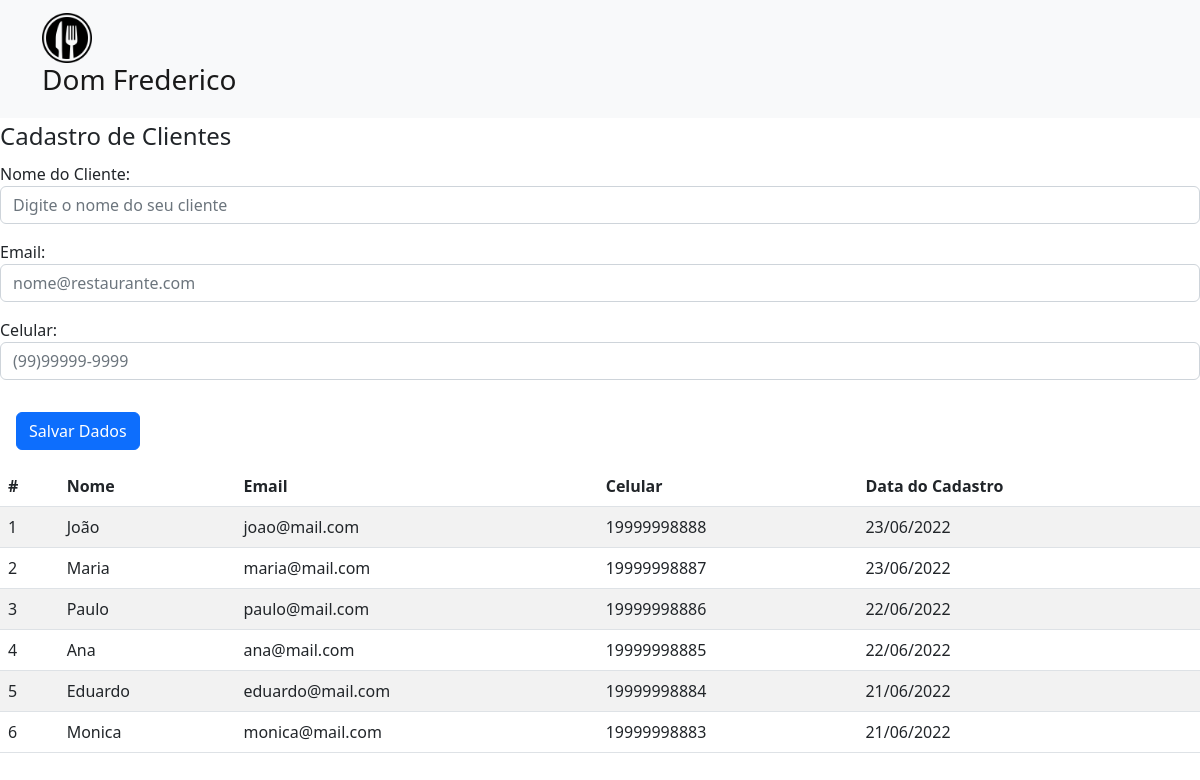
The app's page /cadastrocliente.php with its own data.
### tables this page shows
CREATE TABLE `clientes` (
  `id` int(11) NOT NULL,
  `nome` varchar(30) NOT NULL,
  `email` varchar(50) DEFAULT NULL,
  `celular` varchar(14) DEFAULT NULL,
  `data_cadastro` date DEFAULT NULL
);

### cadastrocliente.php (the view, shortened to what this page needs)
<?php
		require 'connection.php';
		$sql = "SELECT * FROM clientes";
		$result = $conn->query($sql);
?>
<!DOCTYPE html>
<html lang="pt-br">
<head>
    <link href="https://cdn.jsdelivr.net/npm/bootstrap@5.2.0-beta1/dist/css/bootstrap.min.css" rel="stylesheet">
</head>
<body>
	<Header>
		<nav class="navbar bg-light">
			<div class="container">
			<a class="navbar-brand" id="nav-fred" href="#">
				<img src="img/logo.png" alt="Logo Dom Frederico" width="50" height="50">
				<h3 class="text-start">Dom Frederico</h3>
			</a>
			</div>
		</nav>
	</Header>
	<main>
			<section>
				<form id="cadastrar-cliente" action="cadastrocliente.php" method="POST">
					<fieldset>
						<legend>Cadastro de Clientes</legend>
						<div class="mb-3">
							<label for="nome">Nome do Cliente:</label>
							<input id="nome" class="form-control" name="nome" type="text" placeholder="Digite o nome do seu cliente">
						</div>
						<div class="mb-3">
							<label for="email">Email:</label>
							<input id="email" class="form-control" name="email" type="text" placeholder="nome@restaurante.com">
						</div>
						<div class="mb-3">
							<label for="fone">Celular:</label>
							<input id="fone" class="form-control" name="fone" type="text" placeholder="(99)99999-9999">
						</div>
						<div class="p-3">
							<button id="add-cliente" type="submit" name="submit" class="btn btn-primary">Salvar Dados</button>
						</div>
					</fieldset>
				</form>
			</section>
			<section>
				<table class="table table-striped">
					<thead>
						<tr>
							<th scope="col">#</th>
							<th scope="col">Nome</th>
							<th scope="col">Email</th>
							<th scope="col">Celular</th>
							<th scope="col">Data do Cadastro</th>
						</tr>
  					</thead>
  					<tbody>
						<?php
							while($user_data = mysqli_fetch_assoc($result)){
								echo "<tr>";
								echo "<td>".$user_data['id']."</td>";
								echo "<td>".$user_data['nome']."</td>";
								echo "<td>".$user_data['email']."</td>";
								echo "<td>".$user_data['celular']."</td>";
								echo "<td>".date('d/m/Y',  strtotime($user_data['data_cadastro']))."</td>";
								echo "</tr>";
							}
						?>
  					</tbody>
				</table>
			</section>
	</main>
</body>
</html>

### records on screen
clientes: id "1", nome "João", email "joao@mail.com", celular "19999998888", data_cadastro "23/06/2022"
clientes: id "2", nome "Maria", email "maria@mail.com", celular "19999998887", data_cadastro "23/06/2022"
clientes: id "3", nome "Paulo", email "paulo@mail.com", celular "19999998886", data_cadastro "22/06/2022"
clientes: id "4", nome "Ana", email "ana@mail.com", celular "19999998885", data_cadastro "22/06/2022"
clientes: id "5", nome "Eduardo", email "eduardo@mail.com", celular "19999998884", data_cadastro "21/06/2022"
clientes: id "6", nome "Monica", email "monica@mail.com", celular "19999998883", data_cadastro "21/06/2022"
